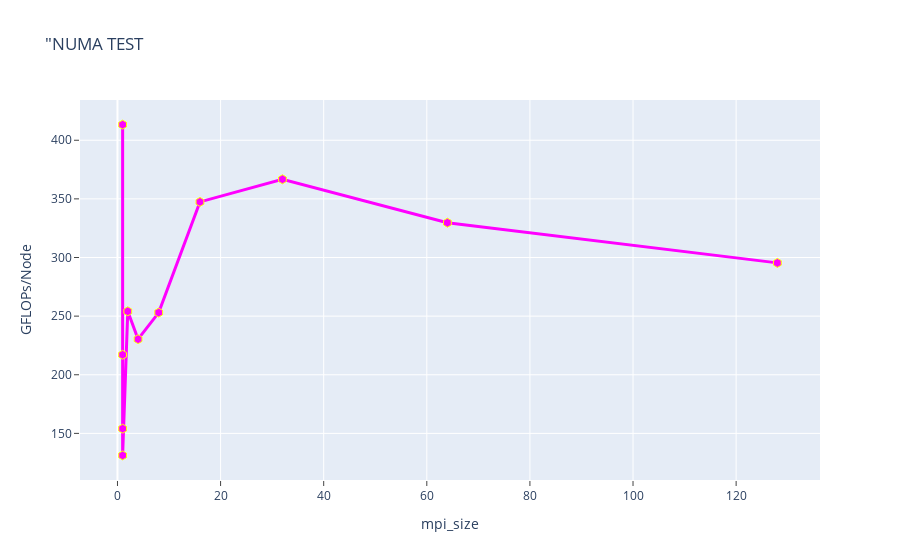

Notebook cell for this chart:
### Code cell
fig = go.Figure()
fig.add_trace(go.Scatter(x=(df_numa_test.omp_thrd), 
                         y=(df_numa_test.Dphi_GFLOPS), 
                         mode='lines+markers', 
                         name='MacroFusnonProb_128mpi_1omp',
                         line=dict(color='magenta',width=3),
                         marker=dict(symbol='hexagon',size=9, line=dict(color='yellow',width=1))))



# fig.add_trace(go.Scatter(x=(df_numa_test.sort_values(by='MPI_size', ascending = False)), 
#                          y=(df_numa_test.Dphi_GFLOPS), 
#                          mode='lines+markers', 
#                          name='MacroFusProb_128mpi_1omp',
#                          line=dict(color='olive',width=3),
#                          marker=dict(symbol='hexagon',size=9, line=dict(color='yellow',width=1))))


fig.update_layout(title='"NUMA TEST',
                  xaxis_title='mpi_size', yaxis_title='GFLOPs/Node', 
                  xaxis=dict(ticks="outside"),  
                  yaxis=dict(ticks="outside"),
                  legend=go.layout.Legend(bordercolor="black",borderwidth=1))

### Figure 1 — Plotly figure (JSON) as saved in the notebook; plotly's stock layout.template omitted (floating-point values rounded to 4 significant figures)
{"data": [{"line": {"color": "magenta", "width": 3}, "marker": {"line": {"color": "yellow", "width": 1}, "size": 9, "symbol": "hexagon"}, "mode": "lines+markers", "name": "MacroFusnonProb_128mpi_1omp", "type": "scatter", "x": [1, 1, 1, 1, 2, 4, 8, 16, 32, 64, 128], "y": [413.3, 217.0, 154.0, 131.2, 254.1, 230.4, 253.0, 347.4, 366.7, 329.7, 295.4]}], "layout": {"legend": {"bordercolor": "black", "borderwidth": 1}, "title": {"text": "\"NUMA TEST"}, "xaxis": {"ticks": "outside", "title": {"text": "mpi_size"}}, "yaxis": {"ticks": "outside", "title": {"text": "GFLOPs/Node"}}}}
